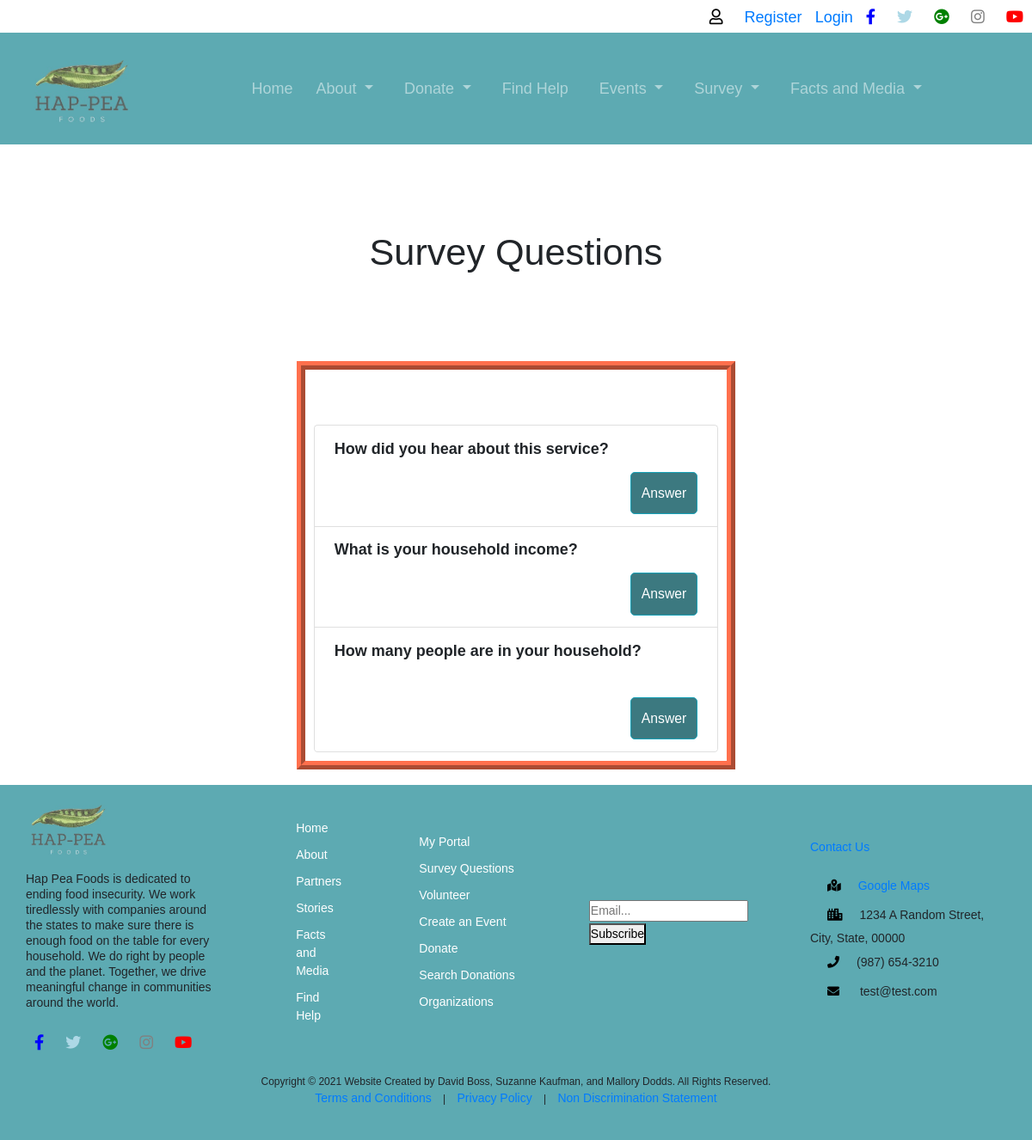
The page /survey/list on the database as committed earlier.
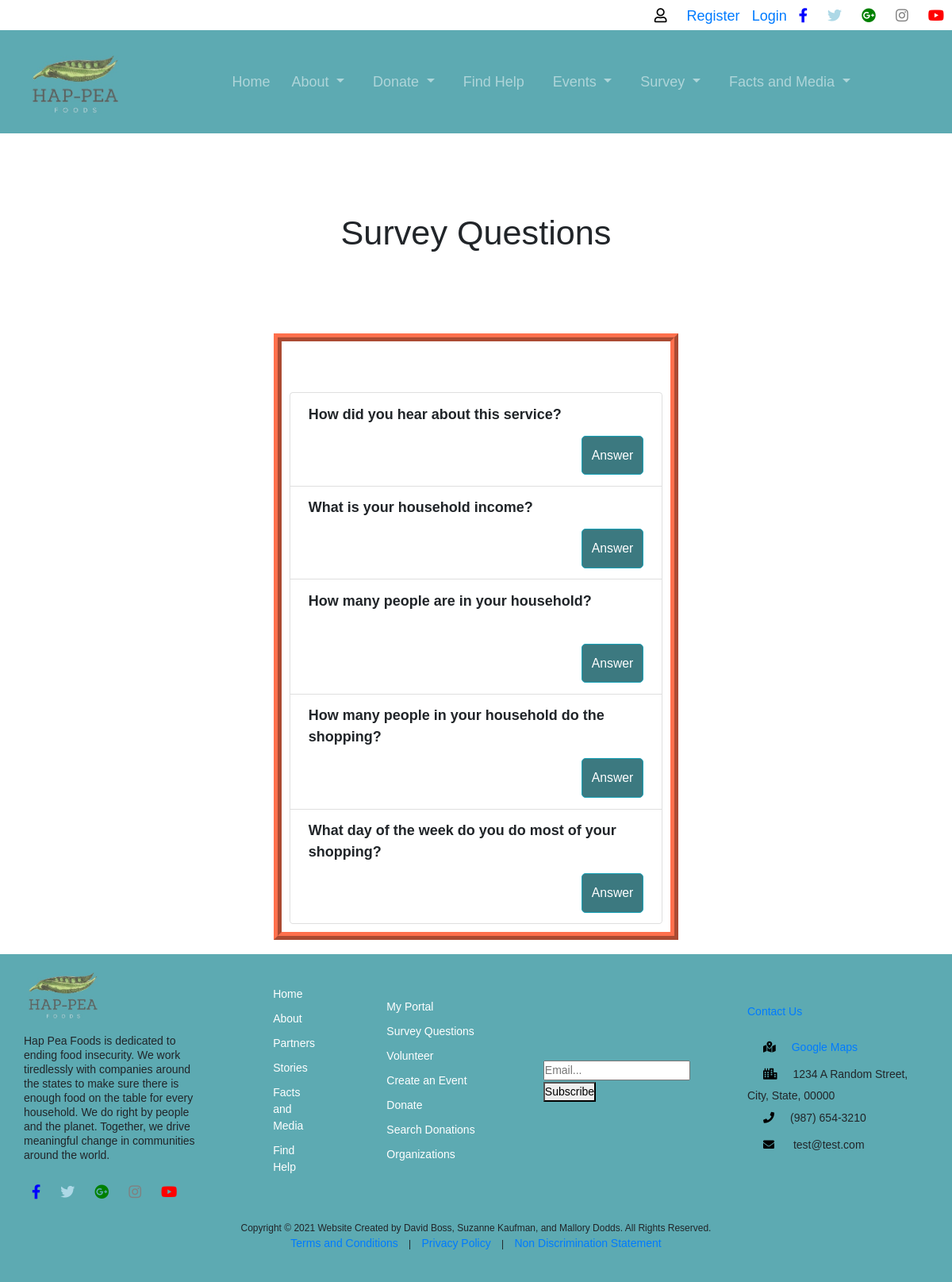
The same page on the database as committed later.
### survey/models.py (models this page shows, shortened)
class Questionnaire(models.Model):
    question = models.TextField()
    option_one = models.CharField(null=True, max_length=30)
    option_two = models.CharField(null=True, max_length=30)
    option_three = models.CharField(null=True, max_length=30)
    option_four = models.CharField(null=True, max_length=30)
    option_one_count = models.IntegerField(default = 0)
    option_two_count = models.IntegerField(default = 0)
    option_three_count = models.IntegerField(default = 0)
    option_four_count = models.IntegerField(default = 0)
    textAnswer = models.TextField(null = True)

### survey/views.py (the view)
# urls.py: path('list', views.survey_list_view, name='list'),
def survey_list_view(request): # list view
    questions = Questionnaire.objects.all()
    return render(request, 'survey/list.html', {'questions':questions})

### templates/survey/list.html (shortened to what this page needs)
{% extends 'base_layout.html' %}
{% block content %}
    <h1 class="text-center">Survey Questions</h1>
    <div class="col-md-6 offset-md-3">
      <div class="container" style="border: 10px solid #FF704D; border-style: ridge; padding: 2%;">
        <br/><br/>
        {% if questions %}
        <ul class="list-group">
            {% for question in questions %}
            <li class="list-group-item">
                <strong> {{ question.question }} </strong>
                <span class="float-right">
                  {% if user.is_superuser %}
                    <a href="{% url 'answer' question.id %}" class="btn btn-info btn-sm">Answer</a>
                    <a href="{% url 'results' question.id %}" class="btn btn-outline-primary btn-sm">View Results</a>
                  {% else %}
                    <a href="{% url 'answer' question.id %}" class="btn btn-info btn-sm">Answer</a>
                  {% endif %}
                </span>
            </li>
            {% endfor %}
        </ul>
        {% else %}
          <p>There are currently no questions.</p>
        {% endif %}
        </div>
    </div>
{% endblock %}

### templates/base_layout.html (shortened to what this page needs)
{% load static %}
<!DOCTYPE html>
<html lang="en" dir="ltr">
  <head>
    <link rel="stylesheet" href="https://maxcdn.bootstrapcdn.com/bootstrap/4.0.0/css/bootstrap.min.css">
    <link rel="stylesheet" href="{% static 'css/style.css' %}">
    <link rel="stylesheet" href="https://cdnjs.cloudflare.com/ajax/libs/font-awesome/5.15.2/css/all.min.css">
  </head>
  <body>
    <header>
     <div class="head-container">
       <div class="sm">
         {% if user.is_authenticated %}
           <h5>Welcome {{user.username}}</h5>
           <i class="far fa-user" style="color: black"></i>
           <a href="{% url 'portal' %}">My Portal</a>
           <a href="{% url 'accounts:logout' %}">Logout</a>
         {% else %}
           <i class="far fa-user" style="color: black"></i>
           <a href="{% url 'accounts:register' %}">Register</a>
           <a href="{% url 'accounts:login' %}">Login</a>
        {% endif %}
         <i class="fab fa-facebook-f" style="color: blue"></i>
         <i class="fab fa-twitter" style="color: lightblue"></i>
         <i class="fab fa-google-plus" style="color: green"></i>
         <i class="fab fa-instagram" style="color: grey"></i>
         <i class="fab fa-youtube" style="color: red"></i>
       </div>
     </div>
    </header>
    <nav class="navbar navbar-expand-md navbar-custom justify-content-evenly">
      <a href="/" class="navbar-brand"><img src="{% static 'logo2.jpg' %}" class = navimage alt=""></a>
      <div class="navbar-collapse collapse justify-content-center align-items-center w-100" id="navbarCustom">
        <ul class="navbar-nav mx-auto text-center">
            <li class="nav-item">
                <a class="nav-link" href="{% url 'home' %}">Home</a>
            </li>
            <li class="nav-item dropdown">
                <a class="nav-link dropdown-toggle px-3" href="#" id="navbarDropdown" data-toggle="dropdown" aria-haspopup="true" aria-expanded="false">
                  About
                </a>
            </li>
            <li class="nav-item dropdown">
                <a class="nav-link dropdown-toggle px-3" href="#" id="navbarDropdown" data-toggle="dropdown" aria-haspopup="true" aria-expanded="false">
                  Donate
                </a>
            </li>
            <li class="nav-item">
                <a class="nav-link px-3" href="{% url 'find_help' %}">Find Help</a>
            </li>
            <li class="nav-item dropdown">
                <a class="nav-link dropdown-toggle px-3" href="#" id="navbarDropdown" data-toggle="dropdown" aria-haspopup="true" aria-expanded="false">
                  Events
                </a>
            </li>
            <li class="nav-item dropdown">
                <a class="nav-link dropdown-toggle px-3" href="#" id="navbarDropdown" data-toggle="dropdown" aria-haspopup="true" aria-expanded="false">
                  Survey
                </a>
            </li>
            <li class="nav-item dropdown">
                <a class="nav-link dropdown-toggle px-3" href="#" id="navbarDropdown" data-toggle="dropdown" aria-haspopup="true" aria-expanded="false">
                  Facts and Media
                </a>
            </li>
        </ul>
    </div>
</nav>
    <div class="wrapper_container">
      {% block content %}
      {% endblock %}
    </div>
    <footer>
      <div class="foot-container">
        <div class="foot-columns">
          <div class="about">
            <div class="statement">
              <img src="{% static 'logo2.jpg' %}" class="img-logo" alt="peas">
              <p> Hap Pea Foods is dedicated to ending food insecurity. We work tiredlessly with companies around the states to make sure there is enough food on the table for every household.  We do right by people and the planet. Together, we drive meaningful change in communities around the world.</p>
            </div>
            <div class="sm">
              <i class="fab fa-facebook-f" style="color: blue"></i>
              <i class="fab fa-twitter" style="color: lightblue"></i>
              <i class="fab fa-google-plus" style="color: green"></i>
              <i class="fab fa-instagram" style="color: grey"></i>
              <i class="fab fa-youtube" style="color: red"></i>
            </div>
          </div>
          <div class="foot-links">
            <ul>
              <li><a href="{% url 'home' %}">Home</a></li>
              <li><a href="{% url 'about' %}">About</a></li>
              <li><a href="{% url 'partners' %}">Partners</a></li>
              <li><a href="{% url 'stories:stories' %}">Stories</a></li>
              <li><a href="{% url 'facts' %}">Facts and Media</a></li>
              <li><a href="{% url 'find_help' %}">Find Help</a></li>
            </ul>
          </div>
          <div class="foot-links-2">
            <ul>
              <li><a href="{% url 'portal' %}">My Portal</a></li>
              <li><a href="{% url 'list' %}">Survey Questions</a></li>
              <li><a href="{% url 'volunteer' %}">Volunteer</a></li>
              <li><a href="{% url 'events:create_event' %}">Create an Event</a></li>
              <li><a href="{% url 'donations:donations' %}">Donate</a></li>
              <li><a href="{% url 'donations:search' %}">Search Donations</a></li>
              <li><a href="{% url 'organizations' %}">Organizations</a></li>
            </ul>
          </div>
          <div class="subscribe">
            <form action="/action_page.php">
              <input type="email" placeholder="Email..." name="email">
              <button type="submit">Subscribe</button>
            </form>
          </div>
          <div class="contact">
            <h2><a href="{% url 'contact' %}">Contact Us</a></h2>
            <ul>
              <li><i class="fa fa-map-marked-alt" style="color: black"></i><a href="https://maps.google.com">Google Maps</a></li>
              <li><i class="fa fa-city" style="color: black"></i>1234 A Random Street, City, State, 00000</li>
              <li><i class="fa fa-phone" style="color: black"></i>(987) 654-3210</li>
              <li><i class="fa fa-envelope" style="color: black"></i> test@test.com</li>
          </ul>
          </div>
        </div>
        <div class="foot-columns">
          <div class="copyright">
            <p>Copyright &copy; 2021 Website Created by David Boss, Suzanne Kaufman, and Mallory Dodds. All Rights Reserved.
              <br />
              <a href="{% url 'terms_cond' %}">Terms and Conditions</a> | <a href="{% url 'privacy' %}">Privacy Policy</a> | <a href="{% url 'non_disc_stmt' %}">Non Discrimination Statement</a></p>
          </div>
        </div>
      </div>
    </footer>
  </body>
</html>

### static/css/style.css (style rules this page uses)
* { margin: 0; padding:0; outline: none; font-family: Arial, Helvetica, sans-serif; font-size: 18px; }
header { background: #FFF; }
.head-container { width: 100%; margin: 0 auto; display: flex; justify-content: flex-end; }
.head-container a { padding-left: 10px; }
.sm i { padding: 10px 10px; }
.navbar { min-height: 130px; background-color: #5DAAB2; }
.navbar-brand { padding: 0 15px; height: 40px; display: flex; align-items: center; justify-content: center; }
.navimage { max-height: 125px; max-width: 125px; }
.navbar-custom, .navbar-custom .navbar-text { color: rgba(255,255,255,.8); }
.navbar-custom .navbar-nav .nav-link { color: rgba(255,255,255,.5); }
.wrapper_container { max-width: 90%; margin: 0 auto; }
.wrapper_container h1 { text align: center; margin: 100px auto; font-size: 2.4em; }
footer { background: #5DAAB2; }
.foot-container { width: 95%; margin: 0 auto; }
.foot-columns { display: flex; margin: 1em 0; justify-content: space-between; align-items: center; }
.about { width: 20%; }
.statement img { height: 100px; }
.statement p { font-size: 14px; line-height: 1rem; }
.foot-links { width: 5%; }
.foot-links ul, .foot-links-2 ul { list-style-type: none; margin: 0; padding: 0; }
.foot-links li, .foot-links-2 li { padding: 5px 0; }
.foot-links a:link, .foot-links-2 a:link { color: #FFF; width: 10%; font-size: 14px; }
.subscribe { width: 15%; }
.subscribe input[type=email] { font-size: 14px; }
.subscribe button[type=submit] { font-size: 14px; }
.contact { width: 20%; }
.contact h2 { color: #FFF; padding-bottom: 10px; font-size: 16px; }
.contact ul { list-style-type: none; margin: 0; padding: 0; }
.contact a, li { font-size: 14px; }
.contact i { padding: 10px 20px; font-size: 14px; }
.copyright { text-align: center; width: 100%; padding-bottom: 20px; }
.copyright p { font-size: 12px; }
.copyright a { padding: 0 10px; font-size: 14px; }
.btn { margin-top: 40px; background: #3C7980; padding: 12px; text-align: center; color: #FFF; border-radius: 5px; cursor: pointer; }
html, body { height: 100%; margin: 0; padding: 0; }

Rows that differ between the two databases and show on the page:
added Questionnaire: question "How many people in your household do the shopping?"
added Questionnaire: question "What day of the week do you do most of your shopping?"
